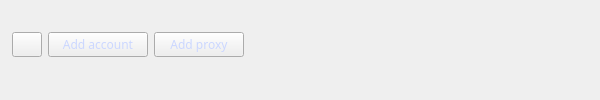
                     <widget class="QFrame" name="frame_manage_tool">
                      <property name="sizePolicy">
                       <sizepolicy hsizetype="Minimum" vsizetype="Preferred">
                        <horstretch>0</horstretch>
                        <verstretch>0</verstretch>
                       </sizepolicy>
                      </property>
                      <property name="minimumSize">
                       <size>
                        <width>600</width>
                        <height>50</height>
                       </size>
                      </property>
                      <property name="maximumSize">
                       <size>
                        <width>16777215</width>
                        <height>16777215</height>
                       </size>
                      </property>
                      <property name="styleSheet">
                       <string notr="true">QFrame{
border:none;
border-radius:8px;
}</string>
                      </property>
                      <property name="frameShape">
                       <enum>QFrame::StyledPanel</enum>
                      </property>
                      <property name="frameShadow">
                       <enum>QFrame::Raised</enum>
                      </property>
                      <layout class="QHBoxLayout" name="horizontalLayout_21">
                       <property name="spacing">
                        <number>20</number>
                       </property>
                       <property name="leftMargin">
                        <number>0</number>
                       </property>
                       <property name="topMargin">
                        <number>0</number>
                       </property>
                       <property name="rightMargin">
                        <number>10</number>
                       </property>
                       <property name="bottomMargin">
                        <number>0</number>
                       </property>
                       <item alignment="Qt::AlignRight">
                        <widget class="QFrame" name="frame_26">
                         <property name="minimumSize">
                          <size>
                           <width>250</width>
                           <height>0</height>
                          </size>
                         </property>
                         <property name="maximumSize">
                          <size>
                           <width>500</width>
                           <height>16777215</height>
                          </size>
                         </property>
                         <property name="font">
                          <font>
                           <family>Microsoft JhengHei UI</family>
                          </font>
                         </property>
                         <property name="frameShape">
                          <enum>QFrame::StyledPanel</enum>
                         </property>
                         <property name="frameShadow">
                          <enum>QFrame::Raised</enum>
                         </property>
                         <layout class="QHBoxLayout" name="horizontalLayout_20">
                          <property name="spacing">
                           <number>0</number>
                          </property>
                          <property name="leftMargin">
                           <number>0</number>
                          </property>
                          <property name="topMargin">
                           <number>0</number>
                          </property>
                          <property name="rightMargin">
                           <number>0</number>
                          </property>
                          <property name="bottomMargin">
                           <number>10</number>
                          </property>
                          <item>
                           <widget class="QFrame" name="frame_search">
                            <property name="minimumSize">
                             <size>
                              <width>0</width>
                              <height>30</height>
                             </size>
                            </property>
                            <property name="maximumSize">
                             <size>
                              <width>0</width>
                              <height>35</height>
                             </size>
                            </property>
                            <property name="styleSheet">
                             <string notr="true">QFrame{
color: rgb(255, 255, 255);
border: 1px solid #35458a;

border-radius:5px;
}
QLineEdit{
color: rgb(255, 255, 255);
}
QFrame:hover{
color: rgb(255, 255, 255);
border: 1px solid #465ab5;
border-radius:5px;
}</string>
                            </property>
                            <property name="frameShape">
                             <enum>QFrame::StyledPanel</enum>
                            </property>
                            <property name="frameShadow">
                             <enum>QFrame::Raised</enum>
                            </property>
                            <layout class="QHBoxLayout" name="horizontalLayout_40">
                             <property name="spacing">
                              <number>0</number>
                             </property>
                             <property name="leftMargin">
                              <number>0</number>
                             </property>
                             <property name="topMargin">
                              <number>0</number>
                             </property>
                             <property name="rightMargin">
                              <number>5</number>
                             </property>
                             <property name="bottomMargin">
                              <number>0</number>
                             </property>
                             <item>
                              <widget class="QPushButton" name="btn_search">
                               <property name="minimumSize">
                                <size>
                                 <width>30</width>
                                 <height>25</height>
                                </size>
                               </property>
                               <property name="maximumSize">
                                <size>
                                 <width>40</width>
                                 <height>40</height>
                                </size>
                               </property>
                               <property name="cursor">
                                <cursorShape>PointingHandCursor</cursorShape>
                               </property>
                               <property name="styleSheet">
                                <string notr="true"/>
                               </property>
                               <property name="text">
                                <string/>
                               </property>
                               <property name="icon">
                                <iconset resource="../icons/icons.qrc">
                                 <normaloff>:/icons/png/icons8-search-30.png</normaloff>:/icons/png/icons8-search-30.png</iconset>
                               </property>
                               <property name="iconSize">
                                <size>
                                 <width>20</width>
                                 <height>20</height>
                                </size>
                               </property>
                              </widget>
                             </item>
                             <item>
                              <widget class="QLineEdit" name="line_search">
                               <property name="minimumSize">
                                <size>
                                 <width>170</width>
                                 <height>30</height>
                                </size>
                               </property>
                               <property name="maximumSize">
                                <size>
                                 <width>170</width>
                                 <height>30</height>
                                </size>
                               </property>
                               <property name="font">
                                <font>
                                 <family>MesloLGSDZ Nerd Font</family>
                                </font>
                               </property>
                               <property name="cursor">
                                <cursorShape>IBeamCursor</cursorShape>
                               </property>
                               <property name="styleSheet">
                                <string notr="true">background-color: rgb(38, 49, 98);</string>
                               </property>
                               <property name="placeholderText">
                                <string>Tìm kiếm</string>
                               </property>
                              </widget>
                             </item>
                             <item>
                              <widget class="QPushButton" name="btn_search_hide">
                               <property name="minimumSize">
                                <size>
                                 <width>20</width>
                                 <height>15</height>
                                </size>
                               </property>
                               <property name="maximumSize">
                                <size>
                                 <width>25</width>
                                 <height>25</height>
                                </size>
                               </property>
                               <property name="cursor">
                                <cursorShape>PointingHandCursor</cursorShape>
                               </property>
                               <property name="styleSheet">
                                <string notr="true">QPushButton{
border:none;

color: rgb(255, 255, 255);
border: 1px gray #6bd4c1 ;
}
QPushButton:hover{
border:none;
border-radius:5px;
color: rgb(255, 255, 255);
border: 1px gray #6bd4c1 ;
background-color: #333c70;
}
QPushButton:checked{
border:none;
border-radius:10px;
color: rgb(255, 255, 255);
border: 1px gray #6bd4c1 ;
background-color: rgb(108, 213, 194);
}</string>
                               </property>
                               <property name="text">
                                <string/>
                               </property>
                               <property name="icon">
                                <iconset resource="../icons/icons.qrc">
                                 <normaloff>:/icons/png/icons8-x-24_green.png</normaloff>:/icons/png/icons8-x-24_green.png</iconset>
                               </property>
                              </widget>
                             </item>
                            </layout>
                           </widget>
                          </item>
                          <item>
                           <widget class="QPushButton" name="btn_search_icons">
                            <property name="minimumSize">
                             <size>
                              <width>30</width>
                              <height>25</height>
                             </size>
                            </property>
                            <property name="maximumSize">
                             <size>
                              <width>30</width>
                              <height>16777215</height>
                             </size>
                            </property>
                            <property name="styleSheet">
                             <string notr="true">

QPushButton:hover{
background-color:#3d4a82;
border-radius:5px;
}</string>
                            </property>
                            <property name="text">
                             <string/>
                            </property>
                            <property name="icon">
                             <iconset resource="../icons/icons.qrc">
                              <normaloff>:/icons/png/icons8-search-30.png</normaloff>:/icons/png/icons8-search-30.png</iconset>
                            </property>
                            <property name="iconSize">
                             <size>
                              <width>20</width>
                              <height>20</height>
                             </size>
                            </property>
                           </widget>
                          </item>
                          <item>
                           <widget class="QPushButton" name="btn_add">
                            <property name="minimumSize">
                             <size>
                              <width>100</width>
                              <height>25</height>
                             </size>
                            </property>
                            <property name="maximumSize">
                             <size>
                              <width>100</width>
                              <height>16777215</height>
                             </size>
                            </property>
                            <property name="font">
                             <font>
                              <family>Microsoft YaHei</family>
                             </font>
                            </property>
                            <property name="cursor">
                             <cursorShape>PointingHandCursor</cursorShape>
                            </property>
                            <property name="styleSheet">
                             <string notr="true">QPushButton{
color: rgb(203, 215, 255);
}

QPushButton:hover{
background-color:#3d4a82;
border-radius:3px;
}</string>
                            </property>
                            <property name="text">
                             <string>Add account</string>
                            </property>
                            <property name="icon">
                             <iconset resource="../icons/icons.qrc">
                              <normaloff>:/icons/png/icons8-add-48.png</normaloff>:/icons/png/icons8-add-48.png</iconset>
                            </property>
                            <property name="checkable">
                             <bool>true</bool>
                            </property>
                            <property name="autoExclusive">
                             <bool>true</bool>
                            </property>
                           </widget>
                          </item>
                          <item>
                           <widget class="QPushButton" name="btn_proxy">
                            <property name="minimumSize">
                             <size>
                              <width>90</width>
                              <height>25</height>
                             </size>
                            </property>
                            <property name="maximumSize">
                             <size>
                              <width>60</width>
                              <height>16777215</height>
                             </size>
                            </property>
                            <property name="font">
                             <font>
                              <family>Microsoft YaHei</family>
                              <weight>50</weight>
                              <bold>false</bold>
                             </font>
                            </property>
                            <property name="cursor">
                             <cursorShape>PointingHandCursor</cursorShape>
                            </property>
                            <property name="styleSheet">
                             <string notr="true">QPushButton{
color: rgb(203, 215, 255);
}

QPushButton:hover{
background-color:#3d4a82;
border-radius:3px;
}</string>
                            </property>
                            <property name="text">
                             <string>Add proxy</string>
                            </property>
                            <property name="icon">
                             <iconset resource="../icons/icons.qrc">
                              <normaloff>:/icons/png/icons8-globe-50.png</normaloff>:/icons/png/icons8-globe-50.png</iconset>
                            </property>
                            <property name="iconSize">
                             <size>
                              <width>17</width>
                              <height>17</height>
                             </size>
                            </property>
                            <property name="checkable">
                             <bool>true</bool>
                            </property>
                            <property name="autoExclusive">
                             <bool>true</bool>
                            </property>
                           </widget>
                          </item>
                         </layout>
                        </widget>
                       </item>
                       <item>
                        <widget class="QFrame" name="frame_29">
                         <property name="minimumSize">
                          <size>
                           <width>120</width>
                           <height>0</height>
                          </size>
                         </property>
                         <property name="styleSheet">
                          <string notr="true"/>
                         </property>
                         <property name="frameShape">
                          <enum>QFrame::StyledPanel</enum>
                         </property>
                         <property name="frameShadow">
                          <enum>QFrame::Raised</enum>
                         </property>
                         <layout class="QHBoxLayout" name="horizontalLayout_28">
                          <property name="spacing">
                           <number>0</number>
                          </property>
                          <property name="leftMargin">
                           <number>0</number>
                          </property>
                          <property name="topMargin">
                           <number>0</number>
                          </property>
                          <property name="rightMargin">
                           <number>0</number>
                          </property>
                          <property name="bottomMargin">
                           <number>0</number>
                          </property>
                         </layout>
                        </widget>
                       </item>
                       <item>
                        <widget class="QFrame" name="frame_30">
                         <property name="maximumSize">
                          <size>
                           <width>70</width>
                           <height>16777215</height>
                          </size>
                         </property>
                         <property name="frameShape">
                          <enum>QFrame::StyledPanel</enum>
                         </property>
                         <property name="frameShadow">
                          <enum>QFrame::Raised</enum>
                         </property>
                         <layout class="QHBoxLayout" name="horizontalLayout_29">
                          <property name="spacing">
                           <number>0</number>
                          </property>
                          <property name="leftMargin">
                           <number>0</number>
                          </property>
                          <property name="topMargin">
                           <number>0</number>
                          </property>
                          <property name="rightMargin">
                           <number>0</number>
                          </property>
                          <property name="bottomMargin">
                           <number>0</number>
                          </property>
                         </layout>
                        </widget>
                       </item>
                       <item>
                        <widget class="QFrame" name="frame_31">
                         <property name="minimumSize">
                          <size>
                           <width>80</width>
                           <height>25</height>
                          </size>
                         </property>
                         <property name="frameShape">
                          <enum>QFrame::StyledPanel</enum>
                         </property>
                         <property name="frameShadow">
                          <enum>QFrame::Raised</enum>
                         </property>
                         <layout class="QHBoxLayout" name="horizontalLayout_30">
                          <property name="spacing">
                           <number>0</number>
                          </property>
                          <property name="leftMargin">
                           <number>0</number>
                          </property>
                          <property name="topMargin">
                           <number>0</number>
                          </property>
                          <property name="rightMargin">
                           <number>0</number>
                          </property>
                          <property name="bottomMargin">
                           <number>0</number>
                          </property>
                         </layout>
                        </widget>
                       </item>
                      </layout>
                     </widget>
